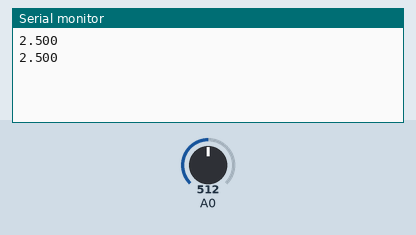
This sketch was run on a simulated Arduino Uno, built with avr-gcc and run on an emulated ATmega328P. Parts: the last lines printed to the serial monitor. The test bench sets the inputs (shaded band); at power-on: A0 = 512.

Above: at 3.8 s.
3.9 s: A0 set to 716
At 7.4 s:
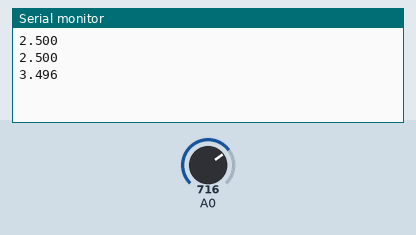
7.8 s: A0 set to 900
At 9.7 s:
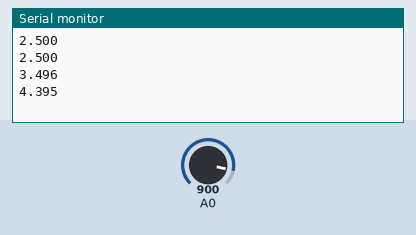
Timing chart, 0 to 11.2 s (numbered marks = the images above; inputs shaded):
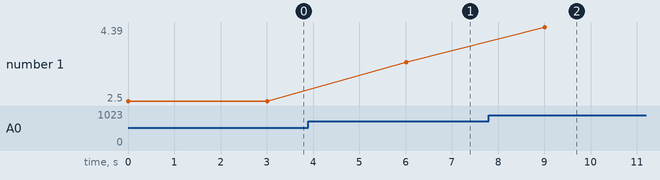

The sketch:

ADC.ino
```cpp
int sensor;
float val;


void setup()
{
  Serial.begin(115200);
  delay(10);
}


void loop()
{
  sensor = analogRead(A0);
  val = (float)sensor/1024*5.0;

  if (val<0.100)
  {
    Serial.print(-1);
    delay(10000);
    return;
  }

  Serial.println(val,3);
  delay(3000);
}
```

Measured:
- after the input at 3.9 s, the serial monitor: prints a new line after 2.1 s (image 1)
- after the input at 7.8 s, the serial monitor: prints a new line after 1.2 s (image 2)
- plotted number 1: 2.5 → 3.5 after the input at 3.9 s, 3.5 → 4.39 after the input at 7.8 s
